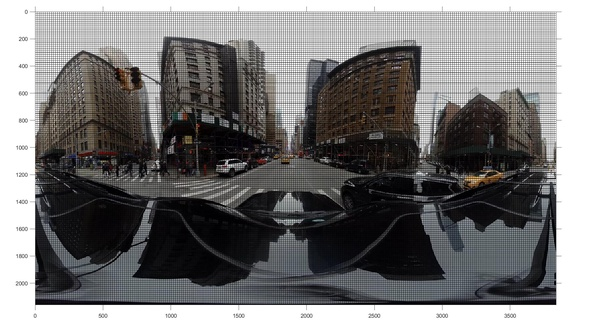
#> input picture Sailent Feature Traces/12/frame1.jpg, 592 x 331 px, shrunk from 2272 x 1270 before the run, found by its file name
$ python generatePoints.py
#> lines starting #> are read from the running program, lines starting #| are printed output that depends on the picture
import numpy as np
import cv2
import json

from matplotlib import pyplot as plt
# point is to add keypoints to a json that is easily parsable
#
def addKeyPoints():
    i = 1
    img = cv2.imread(f"Experiment Data/SampleVideos/SourceFrames/23/frame1.jpg", 0)
#> img: shape (331, 592); min 0, max 255, mean 120.3

    while True:
        # Trying to dump this into a json file called newPOI.json -> index = {}
        # Initiate ORB detector
        orb = cv2.ORB_create()

        # find the keypoints with ORB
        kp = orb.detect(img, None)
#> kp = 500 keypoints; strongest (x, y, size): (36, 196, 31), (229, 162, 31), (227, 161, 37.2), (224, 162, 31)

        # Not too sure about this, needs fixing later
        with open("newPOI.json", "w") as fp:
            json.dump([{"Points": point.pt} for point in kp], fp, indent=4)

        # compute the descriptors with ORB
        kp, des = orb.compute(img, kp)

        # draw only keypoints location,not size and orientation
        img2 = cv2.drawKeypoints(img,kp,color=(0,255,0), flags=0, outImage=img)
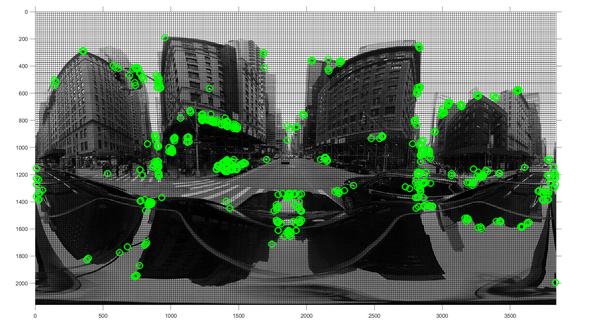
#> img2: shape (331, 592, 3); mean of channels 0, 1, 2 117.4, 125.9, 117.4; drawn as B, G, R
        plt.imshow(img2),plt.show()

        # waits 100ms in order for a key, if esc is pressed the program exits
        ch = cv2.waitKey(100)
#> (key Esc is pressed here)
        if ch == 27:
            break
        cv2.waitKey(100)

        # read another image
        img = cv2.imread(f"Experiment Data/SampleVideos/SourceFrames/23/frame{i * 30 + 1}.jpg", 0)
        i += 1


def main():
    addKeyPoints()

if __name__ == "__main__":
    main()

cv2.destroyAllWindows()
cv2.waitKey(1)

$ run again, with Sailent Feature Traces/12/frame1051.jpg copied over Sailent Feature Traces/12/frame1.jpg
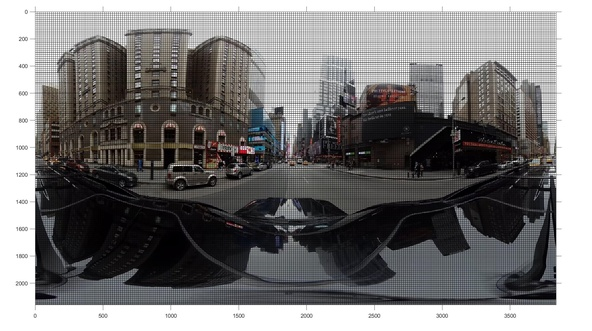
#> input picture Sailent Feature Traces/12/frame1051.jpg, 592 x 331 px, shrunk from 2272 x 1270 before the run, found by its file name
#> kp = 500 keypoints; strongest (x, y, size): (445, 117, 31), (36, 190, 31), (448, 115, 37.2), (249, 153, 31)
#> in addKeyPoints, `img2 = cv2.drawKeypoints(img,kp,color=(0,255,0), flags=0, outImage=img)`:
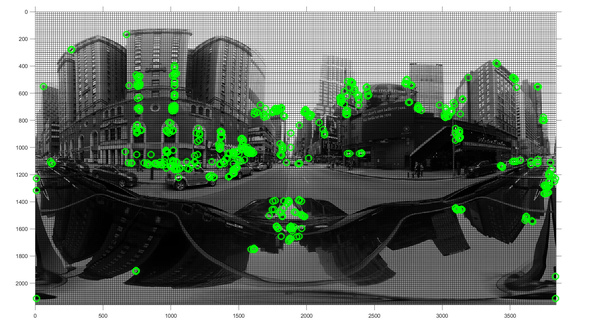
#> img2: shape (331, 592, 3); mean of channels 0, 1, 2 118.4, 127, 118.4; drawn as B, G, R
